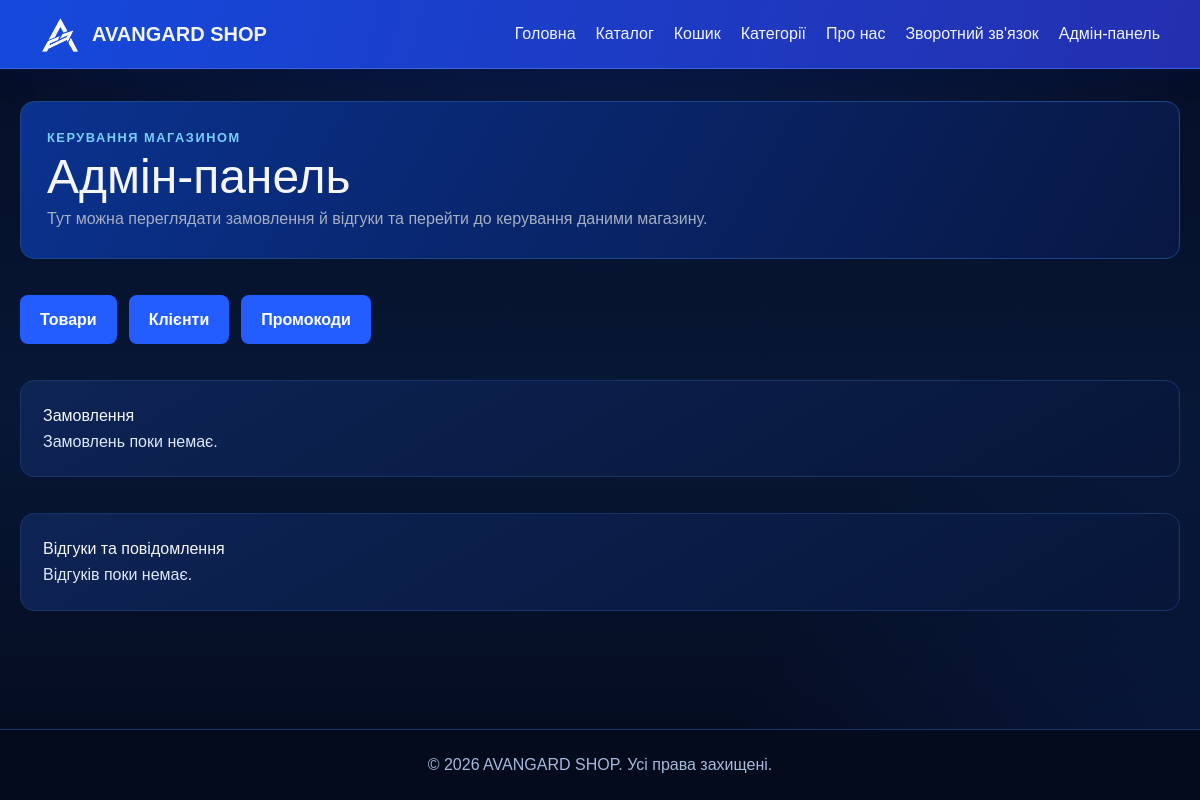
The page /admin/ on the database as committed earlier.
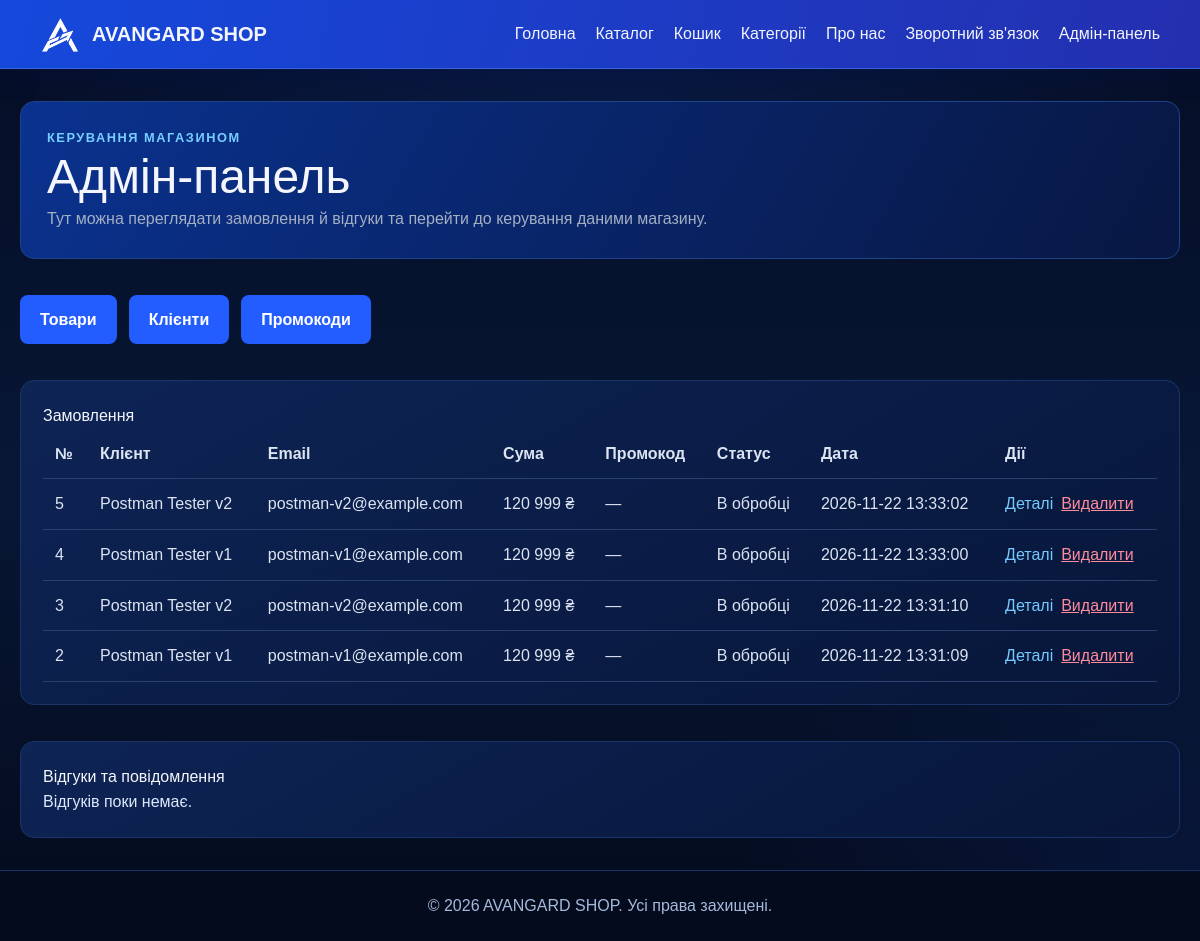
The same page on the database as committed later.
### tables this page shows
CREATE TABLE orders (
    id          INTEGER PRIMARY KEY AUTOINCREMENT,
    client_id   INTEGER,
    customer_name TEXT NOT NULL,
    email       TEXT NOT NULL,
    address     TEXT NOT NULL,
    total_price REAL NOT NULL CHECK (total_price >= 0),
    promo_code  TEXT NOT NULL DEFAULT '',
    discount_amount REAL NOT NULL DEFAULT 0 CHECK (discount_amount >= 0),
    status      TEXT NOT NULL,
    created_at  TEXT NOT NULL,
    FOREIGN KEY (client_id) REFERENCES clients (id) ON DELETE SET NULL
);

### routes/admin.py (the view)
@admin_bp.route('/')
def admin():
    return render_template(
        'admin.html',
        orders=models.get_orders(),
        feedback=models.get_feedback(),
    )

### app.py (called while the page is built)
@app.context_processor
def inject_globals():
    return {
        'current_year': datetime.now().year,
        'cart_count': sum(session.get('cart', {}).values()),
    }

### models.py (called while the page is built)
def get_db():
    if 'db' not in g:
        g.db = sqlite3.connect(current_app.config['DATABASE'])
        g.db.row_factory = sqlite3.Row
        g.db.execute('PRAGMA foreign_keys = ON')
    return g.db

def get_feedback():
    return get_db().execute('SELECT * FROM feedback ORDER BY id DESC').fetchall()

def get_orders():
    return get_db().execute('SELECT * FROM orders ORDER BY id DESC').fetchall()

### templates/admin.html (shortened to what this page needs)
{% extends "base.html" %}
{% block content %}
<section class="page-intro">
    <p class="eyebrow">КЕРУВАННЯ МАГАЗИНОМ</p>
    <h1>Адмін-панель</h1>
    <p>Тут можна переглядати замовлення й відгуки та перейти до керування даними магазину.</p>
</section>
<nav class="mt-6 flex flex-wrap gap-3" aria-label="Розділи адмін-панелі">
    <a href="{{ url_for('admin.products') }}" class="button">Товари</a>
    <a href="{{ url_for('admin.clients') }}" class="button">Клієнти</a>
    <a href="{{ url_for('admin.promos') }}" class="button">Промокоди</a>
</nav>
<section class="catalog-section">
    <h2>Замовлення</h2>
    {% if orders %}
    <div class="overflow-x-auto">
        <table class="w-full border-collapse">
            <thead>
                <tr class="border-b border-gray-300 text-left">
                    <th class="p-3">№</th>
                    <th class="p-3">Клієнт</th>
                    <th class="p-3">Email</th>
                    <th class="p-3">Сума</th>
                    <th class="p-3">Промокод</th>
                    <th class="p-3">Статус</th>
                    <th class="p-3">Дата</th>
                    <th class="p-3">Дії</th>
                </tr>
            </thead>
            <tbody>
                {% for order in orders %}
                <tr class="border-b border-gray-200">
                    <td class="p-3">{{ order['id'] }}</td>
                    <td class="p-3">{{ order['customer_name'] }}</td>
                    <td class="p-3">{{ order['email'] }}</td>
                    <td class="p-3">
                        {{ "{:,.0f}".format(order['total_price']).replace(",", " ") }} ₴
                    </td>
                    <td class="p-3">
                        {% if order['promo_code'] %}
                            {{ order['promo_code'] }}
                            (−{{ "{:,.0f}".format(order['discount_amount']).replace(",", " ") }} ₴)
                        {% else %}
                            —
                        {% endif %}
                    </td>
                    <td class="p-3">{{ order['status'] }}</td>
                    <td class="p-3">{{ order['created_at'] }}</td>
                    <td class="p-3">
                        <div class="flex flex-wrap gap-2">
                            <a href="{{ url_for('admin.order_details', order_id=order['id']) }}">
                                Деталі
                            </a>
                            <form
                                action="{{ url_for('admin.delete_order', order_id=order['id']) }}"
                                method="post"
                                onsubmit="return confirm('Видалити замовлення №{{ order['id'] }}?')"
                            >
                                <button type="submit" class="text-red-700 underline">
                                    Видалити
                                </button>
                            </form>
                        </div>
                    </td>
                </tr>
                {% endfor %}
            </tbody>
        </table>
    </div>
    {% else %}
    <p>Замовлень поки немає.</p>
    {% endif %}
</section>
<section class="catalog-section">
    <h2>Відгуки та повідомлення</h2>
    {% if feedback %}
    <div class="overflow-x-auto">
        <table class="w-full border-collapse">
            <thead>
                <tr class="border-b border-gray-300 text-left">
                    <th class="p-3">№</th>
                    <th class="p-3">Ім’я</th>
                    <th class="p-3">Email</th>
                    <th class="p-3">Повідомлення</th>
                    <th class="p-3">Дата</th>
                    <th class="p-3">Дії</th>
                </tr>
            </thead>
            <tbody>
                {% for item in feedback %}
                <tr class="border-b border-gray-200">
                    <td class="p-3">{{ item['id'] }}</td>
                    <td class="p-3">{{ item['name'] }}</td>
                    <td class="p-3">{{ item['email'] }}</td>
                    <td class="max-w-xs break-words p-3">{{ item['message'] }}</td>
                    <td class="p-3">{{ item['created_at'] }}</td>
                    <td class="p-3">
                        <div class="flex flex-wrap gap-2">
                            <a href="{{ url_for('admin.edit_feedback', feedback_id=item['id']) }}">
                                Редагувати
                            </a>
                            <form
                                action="{{ url_for('admin.delete_feedback', feedback_id=item['id']) }}"
                                method="post"
                                onsubmit="return confirm('Видалити відгук №{{ item['id'] }}?')"
                            >
                                <button type="submit" class="text-red-700 underline">
                                    Видалити
                                </button>
                            </form>
                        </div>
                    </td>
                </tr>
                {% endfor %}
            </tbody>
        </table>
    </div>
    {% else %}
    <p>Відгуків поки немає.</p>
    {% endif %}
</section>
{% endblock %}

### templates/base.html (shortened to what this page needs)
<!DOCTYPE html>
<html lang="uk">
<head>
    <link rel="stylesheet" href="{{ url_for('static', filename='css/style.css') }}">
    <script src="https://cdn.jsdelivr.net/npm/@tailwindcss/browser@4"></script>
</head>
<body class="theme-dark">
    <nav class="site-nav">
        <div class="nav-inner">
            <a
                href="{{ url_for('home') }}"
                class="flex items-center gap-3 text-xl font-bold text-white transition-transform duration-300 hover:scale-105"
            >
                <img
                    src="{{ url_for('static', filename='css/avangard-logo.png') }}"
                    alt="Емблема AVANGARD SHOP"
                    class="h-10 w-10 object-contain"
                >
                <span>AVANGARD SHOP</span>
            </a>
            <div class="desktop-nav hidden md:flex">
                <a href="{{ url_for('home') }}"
                   class="transition-colors duration-300 hover:underline">
                    Головна
                </a>
                <a href="{{ url_for('shop.catalog') }}"
                   class="transition-colors duration-300 hover:underline">
                    Каталог
                </a>
                <a href="{{ url_for('shop.cart') }}"
                   class="transition-colors duration-300 hover:underline">
                    Кошик{% if cart_count %} <span class="cart-count">{{ cart_count }}</span>{% endif %}
                </a>
                <a href="{{ url_for('categories') }}"
                   class="text-white hover:text-white transition-colors duration-300 hover:underline">
                    Категорії
                </a>
                <a href="{{ url_for('about') }}"
                   class="text-white hover:text-white transition-colors duration-300 hover:underline">
                    Про нас
                </a>
                <a href="{{ url_for('feedback.contacts') }}"
                   class="transition-colors duration-300 hover:underline">
                    Зворотний зв'язок
                </a>
                <a href="{{ url_for('admin.admin') }}"
                   class="transition-colors duration-300 hover:underline">
                    Адмін-панель
                </a>
            </div>
        </div>
    </nav>
    <main class="site-main">
        {% block content %}{% endblock %}
    </main>
    <footer class="site-footer">
        <p>© {{ current_year }} AVANGARD SHOP. Усі права захищені.</p>
    </footer>
</body>
</html>

### static/css/style.css (style rules this page uses)
:root { font-family: Arial, sans-serif; color: #172033; background: #f3f6fb; font-synthesis: none; line-height: 1.6; }
* { box-sizing: border-box; }
body { margin: 0; min-width: 320px; min-height: 100vh; display: flex; flex-direction: column; }
a { color: #1769c2; }
.site-nav { padding: 14px 24px; color: #fff; background: linear-gradient(105deg, #2563eb, #4f2bd3); box-shadow: 0 3px 12px rgb(23 32 51 / 16%); }
.nav-inner { display: flex; align-items: center; justify-content: space-between; gap: 24px; width: min(1120px, 100%); margin: 0 auto; }
.site-nav a, .site-nav a:hover, .site-nav a:visited { color: #fff; text-decoration: none; }
.desktop-nav { align-items: center; gap: 20px; flex-wrap: wrap; justify-content: flex-end; }
.site-main { flex: 1; width: min(1120px, calc(100% - 40px)); margin: 32px auto; padding: 28px; background: #fff; border: 1px solid #e3e8f0; border-radius: 12px; box-shadow: 0 4px 14px rgb(23 32 51 / 10%); }
.eyebrow { color: #5ba6f5; font-size: 0.8rem; font-weight: 800; letter-spacing: 0.12em; text-transform: uppercase; }
.button { display: inline-block; margin-top: 12px; padding: 12px 20px; color: #fff; background: #2155ed; border-radius: 8px; font-weight: 700; text-decoration: none; }
.highlights, .catalog-section, .about-content, .contact-grid, .category-grid { margin-top: 36px; }
.page-intro { padding: 28px 0 8px; }
.page-intro h1 { margin: 0; font-size: clamp(2rem, 5vw, 3rem); line-height: 1.2; }
.site-footer { margin-top: auto; padding: 22px 20px; color: #fff; background: #1e293b; text-align: center; }
.site-footer p { margin: 0; }
:root { color-scheme: dark; color: #eef2fa; background: #050d25; }
body.theme-dark { color: #eef2fa; background: radial-gradient(ellipse 58rem 30rem at 50% -8%, rgb(24 83 220 / 24%), transparent 72%), radial-gradient(ellipse 40rem 36rem at 100% 100%, rgb(27 73 190 / 17%), transparent 74%), linear-gradient(180deg, #050d25 0%, #071735 52%, #040a1c 100%); background-attachment: fixed; }
body.theme-dark a { color: #77caff; }
body.theme-dark .site-main { width: min(1200px, calc(100% - 40px)); padding: 0; border: 0; background: transparent; box-shadow: none; }
body.theme-dark .site-nav { background: linear-gradient(105deg, #1549dc, #242faf); border-bottom: 1px solid #3264df; box-shadow: 0 5px 22px rgb(0 15 62 / 42%); }
body.theme-dark .site-nav a, body.theme-dark .site-nav a:visited { color: #f2f5fc; }
body.theme-dark .site-footer { border-top: 1px solid #173368; color: #a5badb; background: #040b1d; }
body.theme-dark .page-intro { margin-bottom: 24px; padding: 26px; border: 1px solid #1e4388; border-radius: 14px; color: #eef2fa; background: linear-gradient(120deg, #0a328f, #081742); }
body.theme-dark .page-intro h1, body.theme-dark h2, body.theme-dark h3 { color: #f4f6fb; }
body.theme-dark .page-intro > p:not(.eyebrow), body.theme-dark .note { color: #a5afc2; }
body.theme-dark .eyebrow, body.theme-dark .product-type { color: #78cfff; }
body.theme-dark .highlight-list article, body.theme-dark .product-card, body.theme-dark .category-card, body.theme-dark .contact-card, body.theme-dark .about-content, body.theme-dark .catalog-section { color: #dce8fc; background: linear-gradient(150deg, #0e2455, #071639); border: 1px solid #193467; }
body.theme-dark .catalog-section { padding: 22px; border-radius: 14px; }
body.theme-dark .button { color: #fff; background: #245dff; }
body.theme-dark table { color: #dce4f2; }
body.theme-dark td, body.theme-dark th, body.theme-dark .border-gray-200, body.theme-dark .border-gray-300 { border-color: #29416c; }
body.theme-dark .text-red-700 { color: #ff8b9b; }

Rows that differ between the two databases and show on the page:
added orders: id "5", customer_name "Postman Tester v2", email "postman-v2@example.com", total_price "120 999", status "В обробці", created_at "2026-11-22 13:33:02"
added orders: id "4", customer_name "Postman Tester v1", email "postman-v1@example.com", total_price "120 999", status "В обробці", created_at "2026-11-22 13:33:00"
added orders: id "3", customer_name "Postman Tester v2", email "postman-v2@example.com", total_price "120 999", status "В обробці", created_at "2026-11-22 13:31:10"
added orders: id "2", customer_name "Postman Tester v1", email "postman-v1@example.com", total_price "120 999", status "В обробці", created_at "2026-11-22 13:31:09"
Other text that changed with them:
text no longer shown: "Замовлень поки немає."
text now shown: "№ Клієнт Email Сума Промокод Статус Дата Дії"
